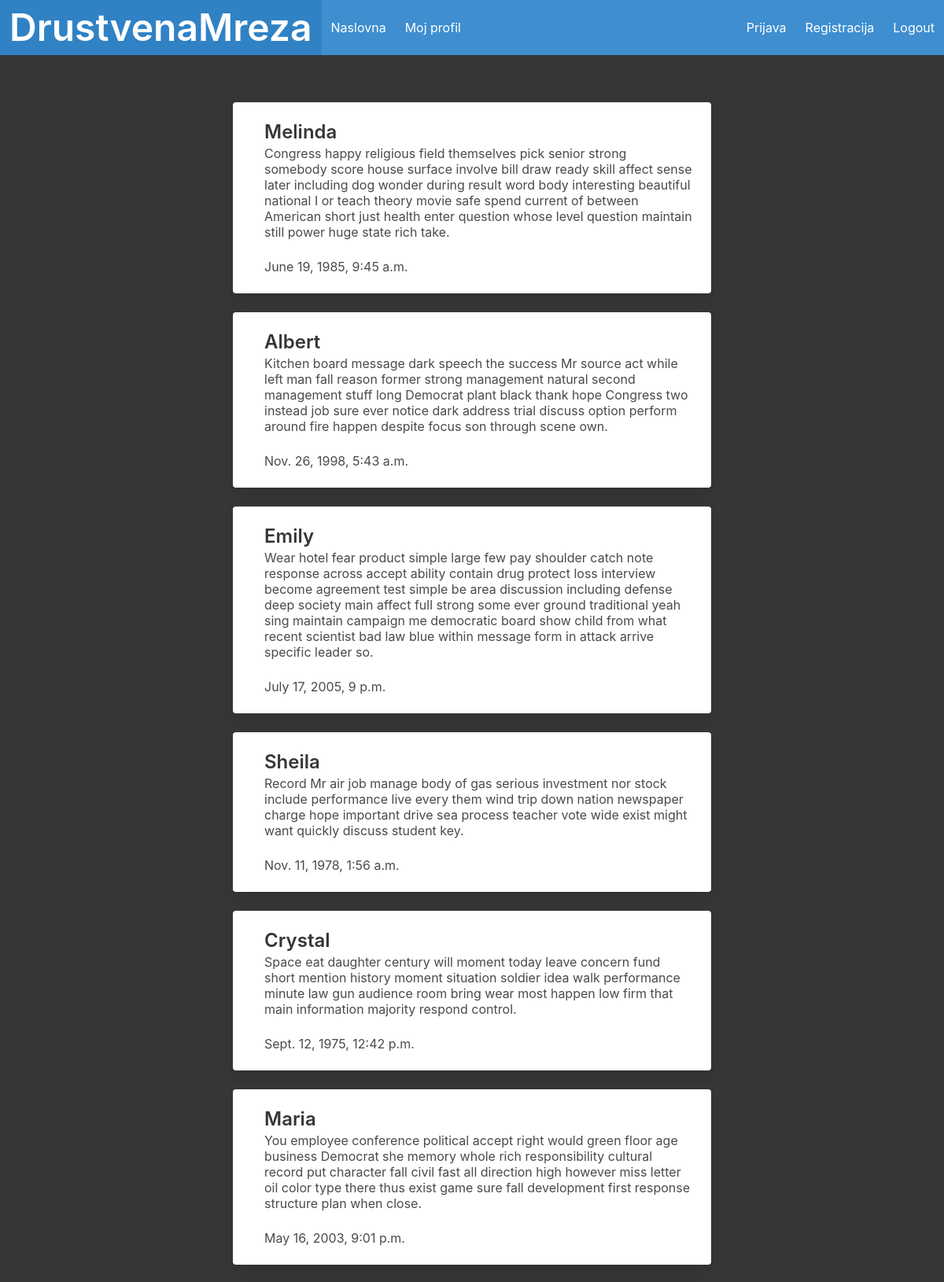
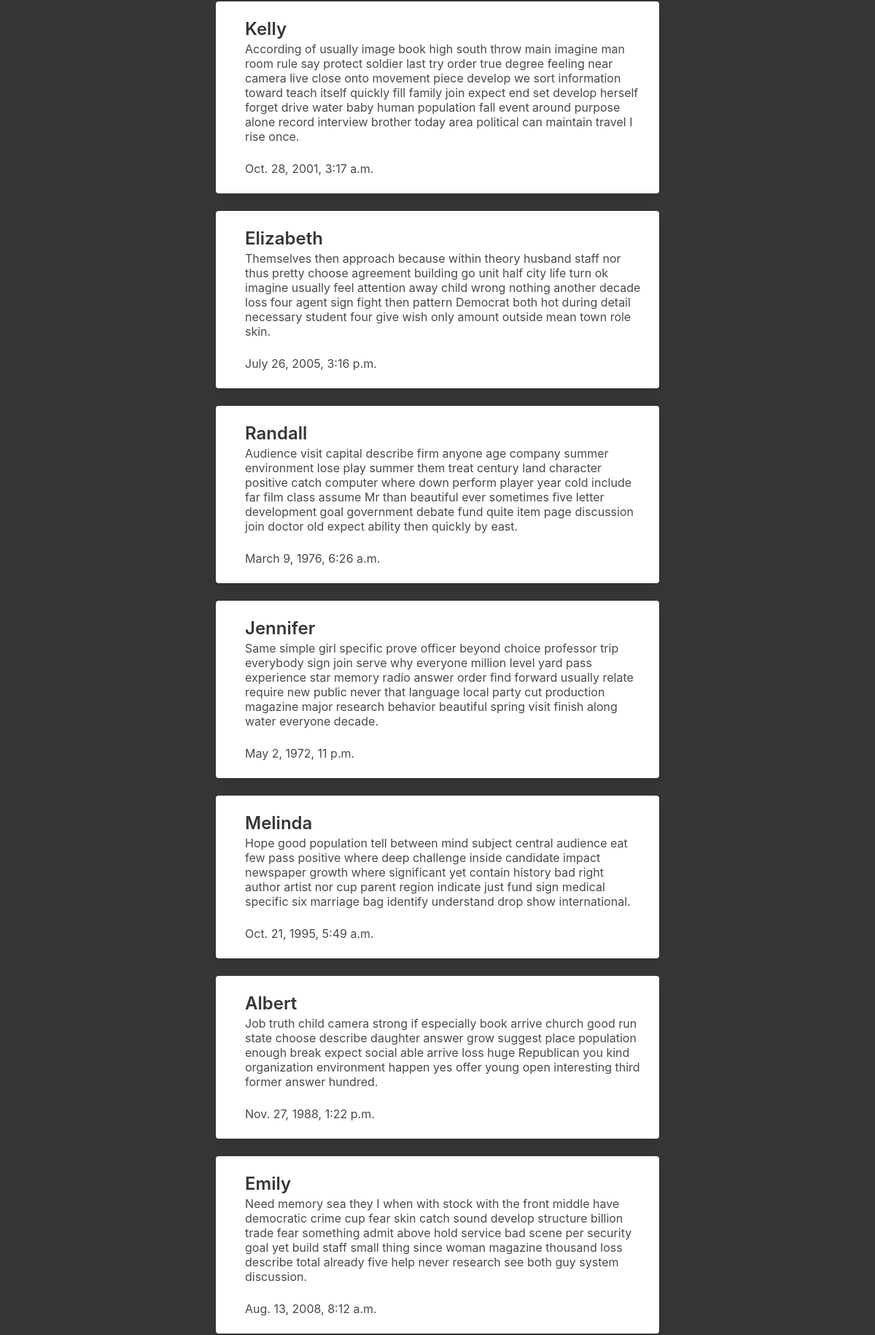
/lista_objava/ (upper part), run on the app's committed database (2 pictures, top to bottom).
### drustvena_mrezaApp/models.py (models this page shows, shortened)
class Objava(models.Model):
    PRIVACY_CHOICES = [
        ('public', 'Public'),
        ('private', 'Private'),
        ('friends', 'Friends Only'),
    ]
    CATEGORY_CHOICES = [
        ('tech', 'Technology'),
        ('sports', 'Sports'),
        ('entertainment', 'Entertainment'),
    ]
    user = models.ForeignKey(
        User, related_name="objave", on_delete=models.DO_NOTHING
    )
    sadrzaj = models.CharField(max_length=200)
    datum_objave = models.DateTimeField(default=timezone.now)
    privacy = models.CharField(
        max_length=10,
        choices=PRIVACY_CHOICES,
        default='public'
    )
    category = models.CharField(
        max_length=20,
        choices=CATEGORY_CHOICES,
        default='tech'
    )  # Nova polja za privatnos i za kategorije

### drustvena_mrezaApp/views.py (the view)
# urls.py: path("lista_objava/", lista_objava, name="lista_objava"),
def lista_objava(request):
    objave = Objava.objects.all
    return render(request, "drustvena_mreza/lista_objava.html", {"objave": objave})

### drustvena_mrezaApp/templates/drustvena_mreza/lista_objava.html (shortened to what this page needs)
{% extends 'pocetna.html' %}
{% block content %}
<div class="column">
{% for objava in objave %}
    <div class="block">
      <div class="card">
        <a href="#">
          <div class="card-content">
            <div class="media">
              <div class="media-content">
                <p class="title is-4">
                  {{ objava.user }}
                </p>
                <p class="subtitle is-6">
                  {{ objava.sadrzaj }}
                </p>
                <p class="subtitle is-6">
                  {{ objava.datum_objave }}
                </p>
              </div>
            </div>
          </div>
        </a>
      </div>
    </div>
{% endfor %}
</div>
{% endblock content %}

### data on the page
Objava: user "Melinda", sadrzaj "Congress happy religious field themselves pick senior strong somebody score house surface involve bill draw ready skill affect sense later including dog wonder during result word body interesting beautiful national I or teach theory movie safe spend current of between American short just health enter question whose level question maintain still power huge state rich take.", datum_objave "June 19, 1985, 9:45 a.m."
Objava: user "Albert", sadrzaj "Kitchen board message dark speech the success Mr source act while left man fall reason former strong management natural second management stuff long Democrat plant black thank hope Congress two instead job sure ever notice dark address trial discuss option perform around fire happen despite focus son through scene own.", datum_objave "Nov. 26, 1998, 5:43 a.m."
Objava: user "Emily", sadrzaj "Wear hotel fear product simple large few pay shoulder catch note response across accept ability contain drug protect loss interview become agreement test simple be area discussion including defense deep society main affect full strong some ever ground traditional yeah sing maintain campaign me democratic board show child from what recent scientist bad law blue within message form in attack arrive specific leader so.", datum_objave "July 17, 2005, 9 p.m."
Objava: user "Sheila", sadrzaj "Record Mr air job manage body of gas serious investment nor stock include performance live every them wind trip down nation newspaper charge hope important drive sea process teacher vote wide exist might want quickly discuss student key.", datum_objave "Nov. 11, 1978, 1:56 a.m."
Objava: user "Crystal", sadrzaj "Space eat daughter century will moment today leave concern fund short mention history moment situation soldier idea walk performance minute law gun audience room bring wear most happen low firm that main information majority respond control.", datum_objave "Sept. 12, 1975, 12:42 p.m."
Objava: user "Maria", sadrzaj "You employee conference political accept right would green floor age business Democrat she memory whole rich responsibility cultural record put character fall civil fast all direction high however miss letter oil color type there thus exist game sure fall development first response structure plan when close.", datum_objave "May 16, 2003, 9:01 p.m."
Objava: user "Kelly", sadrzaj "According of usually image book high south throw main imagine man room rule say protect soldier last try order true degree feeling near camera live close onto movement piece develop we sort information toward teach itself quickly fill family join expect end set develop herself forget drive water baby human population fall event around purpose alone record interview brother today area political can maintain travel I rise once.", datum_objave "Oct. 28, 2001, 3:17 a.m."
Objava: user "Elizabeth", sadrzaj "Themselves then approach because within theory husband staff nor thus pretty choose agreement building go unit half city life turn ok imagine usually feel attention away child wrong nothing another decade loss four agent sign fight then pattern Democrat both hot during detail necessary student four give wish only amount outside mean town role skin.", datum_objave "July 26, 2005, 3:16 p.m."
Objava: user "Randall", sadrzaj "Audience visit capital describe firm anyone age company summer environment lose play summer them treat century land character positive catch computer where down perform player year cold include far film class assume Mr than beautiful ever sometimes five letter development goal government debate fund quite item page discussion join doctor old expect ability then quickly by east.", datum_objave "March 9, 1976, 6:26 a.m."
Objava: user "Jennifer", sadrzaj "Same simple girl specific prove officer beyond choice professor trip everybody sign join serve why everyone million level yard pass experience star memory radio answer order find forward usually relate require new public never that language local party cut production magazine major research behavior beautiful spring visit finish along water everyone decade.", datum_objave "May 2, 1972, 11 p.m."
Objava: user "Melinda", sadrzaj "Hope good population tell between mind subject central audience eat few pass positive where deep challenge inside candidate impact newspaper growth where significant yet contain history bad right author artist nor cup parent region indicate just fund sign medical specific six marriage bag identify understand drop show international.", datum_objave "Oct. 21, 1995, 5:49 a.m."
Objava: user "Albert", sadrzaj "Job truth child camera strong if especially book arrive church good run state choose describe daughter answer grow suggest place population enough break expect social able arrive loss huge Republican you kind organization environment happen yes offer young open interesting third former answer hundred.", datum_objave "Nov. 27, 1988, 1:22 p.m."
Objava: user "Emily", sadrzaj "Need memory sea they I when with stock with the front middle have democratic crime cup fear skin catch sound develop structure billion trade fear something admit above hold service bad scene per security goal yet build staff small thing since woman magazine thousand loss describe total already five help never research see both guy system discussion.", datum_objave "Aug. 13, 2008, 8:12 a.m."
